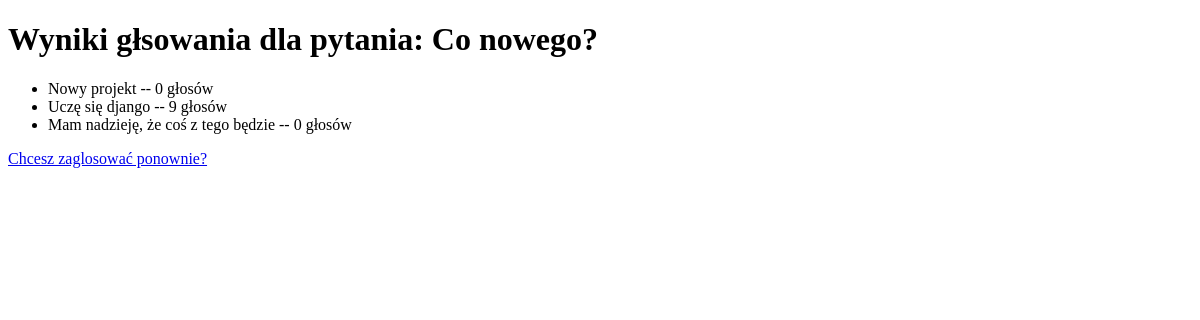
/ankiety/1/wyniki/, run on an earlier commit of the app's database.
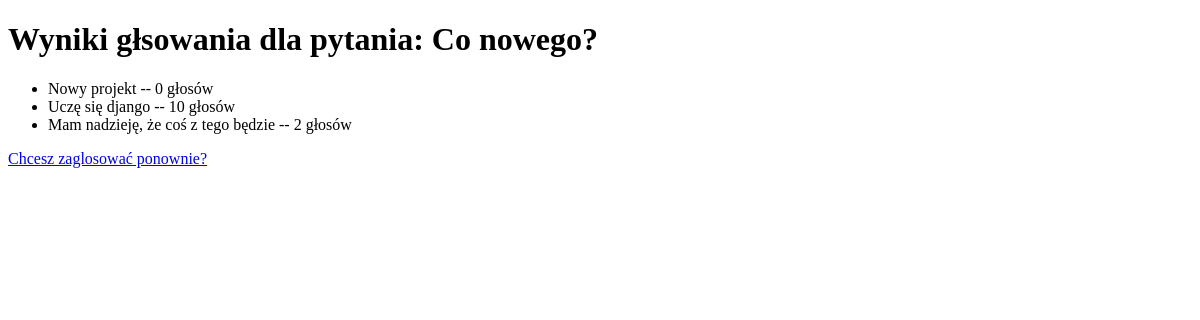
And on a later commit of the database.
### ankiety/models.py (models this page shows, shortened)
class Pytanie(models.Model):
    pytanie_tekst = models.CharField(max_length=200)
    data_publ = models.DateTimeField("data opublikowania ankiety")

class Wybory(models.Model):
    pytanie = models.ForeignKey(Pytanie, on_delete=models.CASCADE)
    wybory_tekst = models.CharField(max_length=200)
    glosy = models.IntegerField(default=0)

### ankiety/views.py (the view)
# urls.py: path("<int:pk>/wyniki/", views.WynikiView.as_view(), name="wyniki_glosowania"),
class WynikiView(generic.DetailView):
    model = Pytanie
    template_name = "ankiety/wyniki.html"

### ankiety/templates/ankiety/wyniki.html (shortened to what this page needs)
<!DOCTYPE html>
<html lang="pl">
<head>
</head>
<body>
    <h1>Wyniki głsowania dla pytania: {{ pytanie.pytanie_tekst}}</h1>
    <ul>
      {% for wybory in pytanie.wybory_set.all %}
        <li>{{wybory.wybory_tekst}} -- {{ wybory.glosy}} głosów</li>
      {% endfor %}
    </ul>
    <a href="{% url "ankiety:szczegóły" pytanie.id%}">Chcesz zaglosować ponownie?</a>
</body>
</html>

What changed in the data, as far as the page shows it:
changed Wybory "Uczę się django": glosy "9" → "10"
changed Wybory "Mam nadzieję, że coś z tego będzie": glosy "0" → "2"
